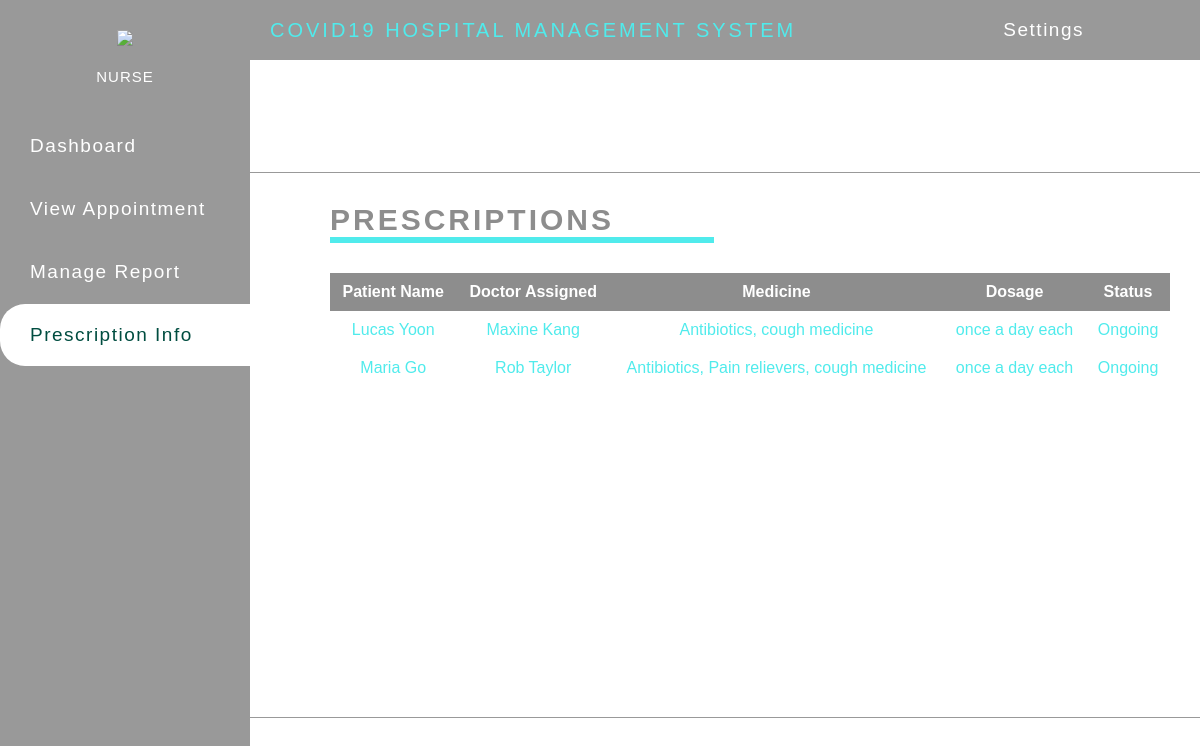
Screenshot of /nurse/prescription.php with the database file from the repository.
### tables this page shows
CREATE TABLE `prescription` (
  `count` int(11) NOT NULL,
  `patient_ID` int(11) NOT NULL,
  `doctor_ID` int(11) NOT NULL,
  `prMeds` varchar(255) NOT NULL,
  `prDosage` varchar(255) NOT NULL,
  `prStatus` int(11) NOT NULL
);

CREATE TABLE `patient` (
  `patient_ID` int(11) NOT NULL,
  `doctor_ID` int(20) NOT NULL,
  `pFullName` varchar(255) NOT NULL,
  `pUsername` varchar(255) NOT NULL,
  `pPassword` varchar(255) NOT NULL,
  `pEmail` varchar(255) NOT NULL,
  `pNumber` varchar(50) NOT NULL,
  `pAge` int(20) NOT NULL,
  `pBirthday` date NOT NULL,
  `pAddress` varchar(255) NOT NULL,
  `pGender` varchar(255) NOT NULL,
  `pProfilepic` varchar(255) NOT NULL
);

CREATE TABLE `doctor` (
  `doctor_ID` int(11) NOT NULL,
  `dFullName` varchar(255) NOT NULL,
  `dUsername` varchar(255) NOT NULL,
  `dPassword` varchar(255) NOT NULL,
  `dEmail` varchar(255) NOT NULL,
  `dNumber` varchar(50) NOT NULL,
  `dAge` int(20) NOT NULL,
  `dBirthday` date NOT NULL,
  `dAddress` varchar(255) NOT NULL,
  `dGender` varchar(255) NOT NULL,
  `dProfilepic` varchar(255) NOT NULL,
  `dSpecialization` varchar(255) NOT NULL
);

### nurse/prescription.php (the view, shortened to what this page needs)
<!DOCTYPE html>
<html lang="en">
	<head>
		<link rel="stylesheet" href="styles.css">
	</head>
	<body>
	<?php include('navigation.php');?>
	<br><br>
	<div class="bd-box">
	<h3>PRESCRIPTIONS</h3>
	<hr>
		<table>
			<thead>
				<tr>
				<th>Patient Name</th>
				<th>Doctor Assigned</th>
				<th>Medicine</th>
				<th>Dosage</th>
				<th>Status</th>
				</tr>
	<?php include('../include/config.php');
		$sql= mysqli_query($conn, "SELECT patient.pFullName as pname,prescription.*,
			doctor.dFullName as dname,prescription.* FROM prescription
			JOIN patient ON patient.patient_ID = prescription.patient_ID
			JOIN doctor ON doctor.doctor_ID = prescription.doctor_ID");
		while($row = mysqli_fetch_array($sql)){
	?>
	<tr>
	<td><?php echo $row['pname'];?></td>
	<td><?php echo $row['dname'];?></td>
	<td><?php echo $row['prMeds'];?></td>
	<td><?php echo $row['prDosage'];?></td>
	<td>
	<?php if($row['prStatus']==1)
		{
			echo "Ongoing";
		}
	?>
	</td></tr>
	<?php } ?>
	</table>
	</div>
	<br><br><br><br><br>
	</body>
</html>

### nurse/styles.css (style rules this page uses)
* { margin: 0; padding: 0; list-style: none; box-sizing: border-box; text-decoration: none; font-family: Helvetica; }
.bd-box { margin-top: 136px; border-top: 1px solid #999; border-bottom: 1px solid #999; }
.bd-box h3 { padding-top: 30px; margin-left: 330px; color: #8d8d8d; font-size: 30px; letter-spacing: 3px; }
.bd-box hr { width: 32%; margin-left: 330px; padding: 3px; background: #50ebec; border: none; }
table { margin-top: 30px; margin-left: 330px; margin-bottom: 330px; border-collapse: collapse; width: 70%; color: #50ebec; font-size: 16px; text-align: center; }
td { padding: 10px; }
th { background-color: #8d8d8d; color: white; padding: 10px; }
tr:nth-child(even) { background-color: white; padding: 10px; }

### rows the page displays
prescription: patient_ID.pFullName "Lucas Yoon", doctor_ID.dFullName "Maxine Kang", prMeds "Antibiotics, cough medicine", prDosage "once a day each", prStatus "Ongoing"
prescription: patient_ID.pFullName "Maria Go", doctor_ID.dFullName "Rob Taylor", prMeds "Antibiotics, Pain relievers, cough medicine", prDosage "once a day each", prStatus "Ongoing"
